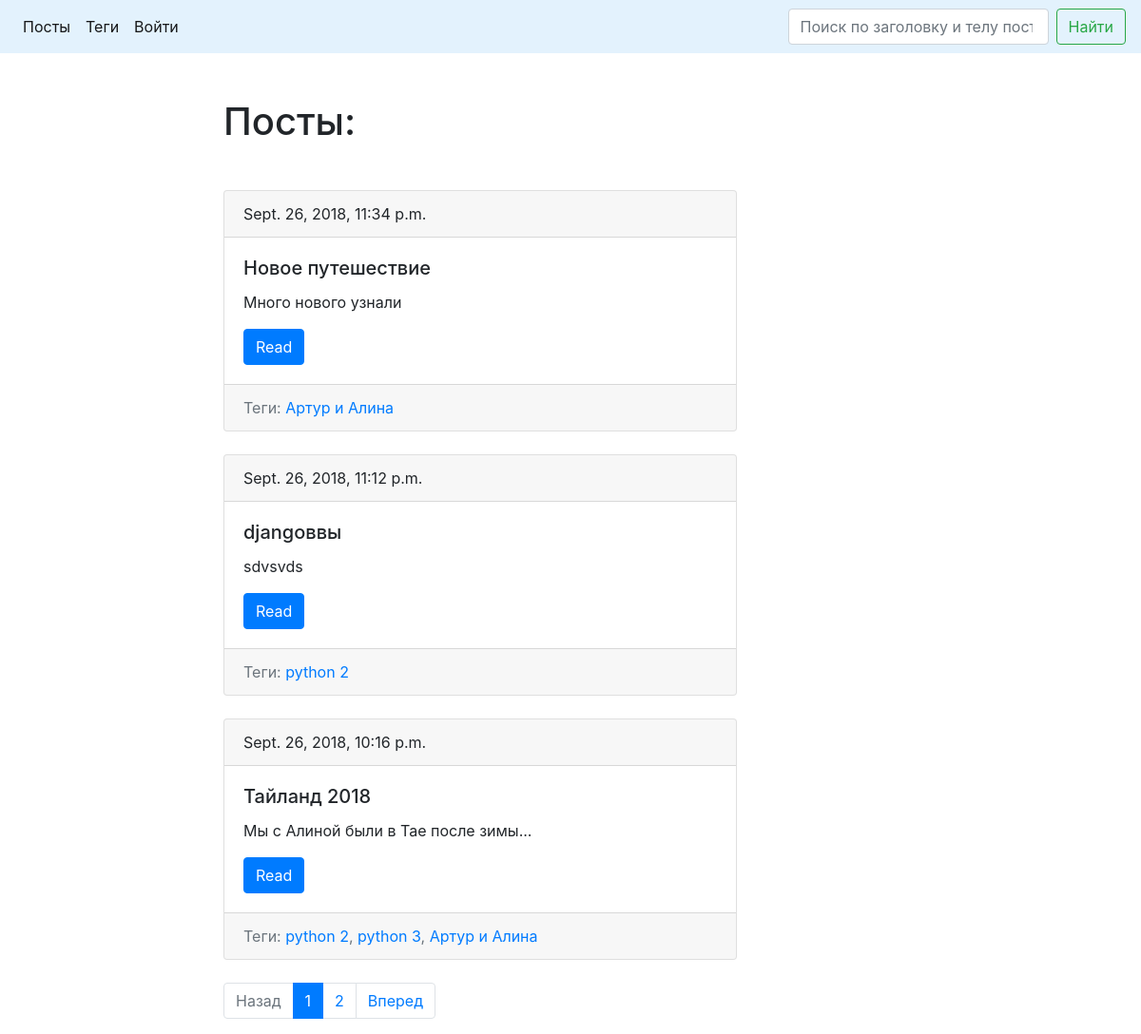
Page /posts/page/1 on the earlier database version.
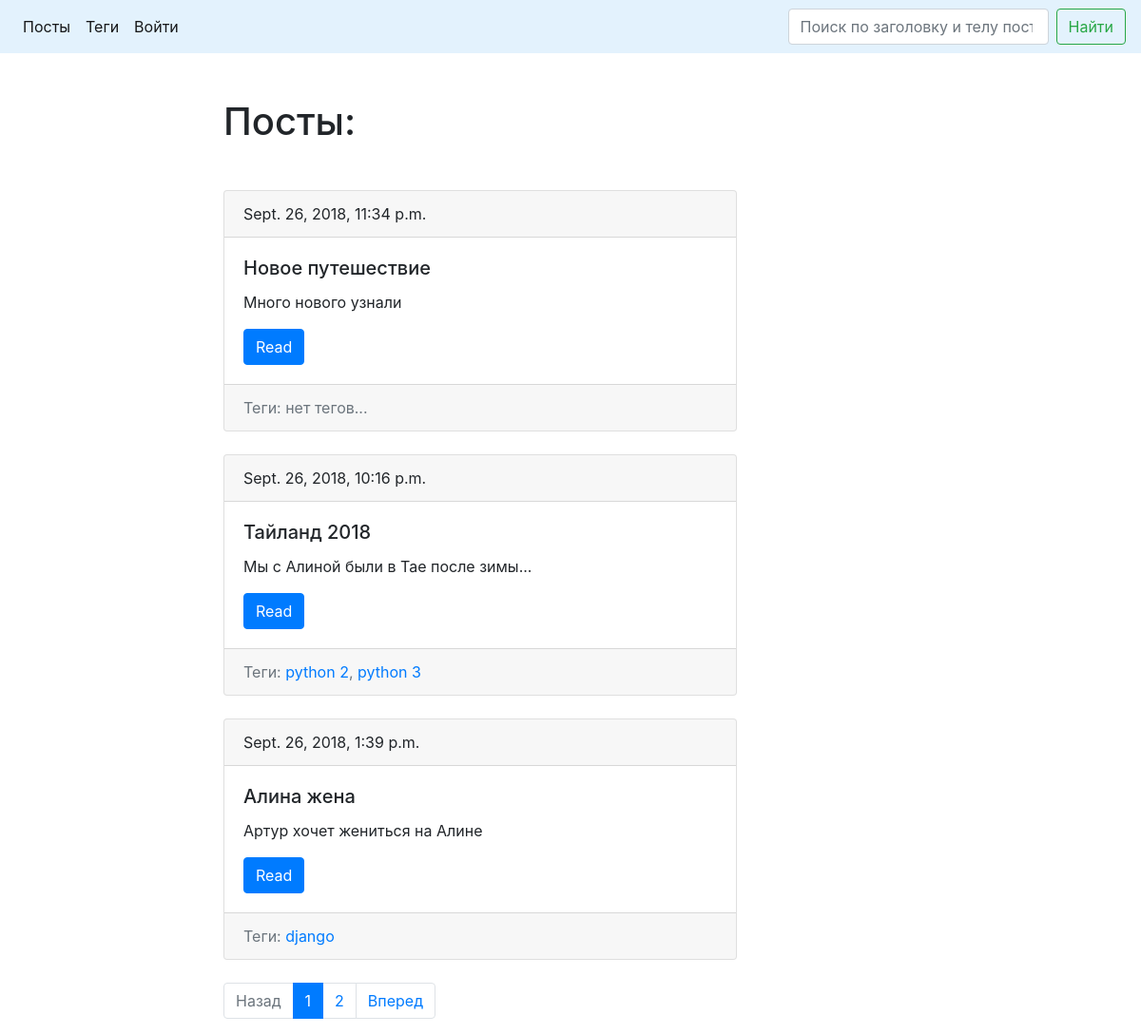
Same page on the later database version.
### blog/models.py (models this page shows, shortened)
class Post(models.Model):
    title = models.CharField(verbose_name='Заголовок', max_length=150, db_index=True)
    slug = models.SlugField(max_length=150, blank=True, unique=True)
    body = models.TextField(verbose_name='Тело', blank=True, db_index=True)
    pub_date = models.DateTimeField(verbose_name='Дата публикации', auto_now_add=True)
    tags = models.ManyToManyField('Tag', blank=True, related_name='posts', verbose_name='Теги')
    def get_absolute_url(self):
        return reverse('post_detail_url', kwargs={'slug': self.slug})
    class Meta:
        ordering = ['-pub_date']

class Tag(models.Model):
    title = models.CharField(verbose_name='Заголовок', max_length=50)
    slug = models.SlugField(max_length=50, blank=True, unique=True)
    def get_absolute_url(self):
        return reverse('tag_detail_url', kwargs={'slug': self.slug})
    class Meta:
        ordering = ['title']

### blog/views.py (the view)
# urls.py: path('posts/page/<int:page_number>', views.PostsList.as_view(), name='posts_list_url'),
class PostsList(View):
    def get(self, request, page_number):
        search_query = request.GET.get('search', '')
        if search_query:
            posts = Post.objects.filter(Q(title__icontains=search_query) | Q(body__icontains=search_query))
        else:
            posts = Post.objects.all()
        paginator = Paginator(posts, 3)
        page = paginator.get_page(page_number)
        is_paginated = page.has_other_pages()
        previous_url, next_url = previous_next_url(page)
        return render(request, 'blog/index.html', context={
            'is_paginated': is_paginated,
            'previous_url': previous_url,
            'next_url': next_url,
            'page': page,
        })

### blog/views.py (called while the page is built)
def previous_next_url(page):
    if page.has_previous():
        previous_url = str(page.previous_page_number())
    else:
        previous_url = None
    if page.has_next():
        next_url = str(page.next_page_number())
    else:
        next_url = None
    return previous_url, next_url

### blog/templates/blog/index.html (shortened to what this page needs)
{% extends "blog/base_blog.html" %}
{% block content %}
    <h1 class="mb-5">Посты:</h1>
    {% for post in page.object_list %}
        {% include "blog/includes/post_card_template.html" %}
    {% endfor %}
{% endblock %}

### blog/templates/blog/includes/post_card_template.html
<div class="card mb-4">
    <div class="card-header">
        {{ post.pub_date }}
    </div>
    <div class="card-body">
        <h5 class="card-title">{{ post.title }}</h5>
        <p class="card-text">{{ post.body|truncatewords:15}}</p>
        <a href="{{ post.get_absolute_url }}" class="btn btn-primary">Read</a>
    </div>
    <div class="card-footer text-muted">
        Теги:
        {% for tag in post.tags.all %}
            {% if forloop.last %}
                <a href="{{ tag.get_absolute_url }}">{{ tag.title }}</a>
            {% else %}
                <a href="{{ tag.get_absolute_url }}">{{ tag.title }}</a>,
            {% endif %}
        {% empty %}
            нет тегов...
        {% endfor %}
     </div>
</div>

Differences in the rows shown:
removed Tag: title "Артур и Алина"
removed Post: pub_date "Sept. 26, 2018, 11:12 p.m.", title "djangoввы", body "sdvsvds", Tag (title "python 2")
shown differently, row unchanged: Post "Новое путешествие": now shows "нет тегов..."
now on this page (row unchanged): Post: pub_date "Sept. 26, 2018, 1:39 p.m.", title "Алина жена", body "Артур хочет жениться на Алине"
now on this page (row unchanged): Tag: title "django", shown under "Sept. 26, 2018, 1:39 p.m."
